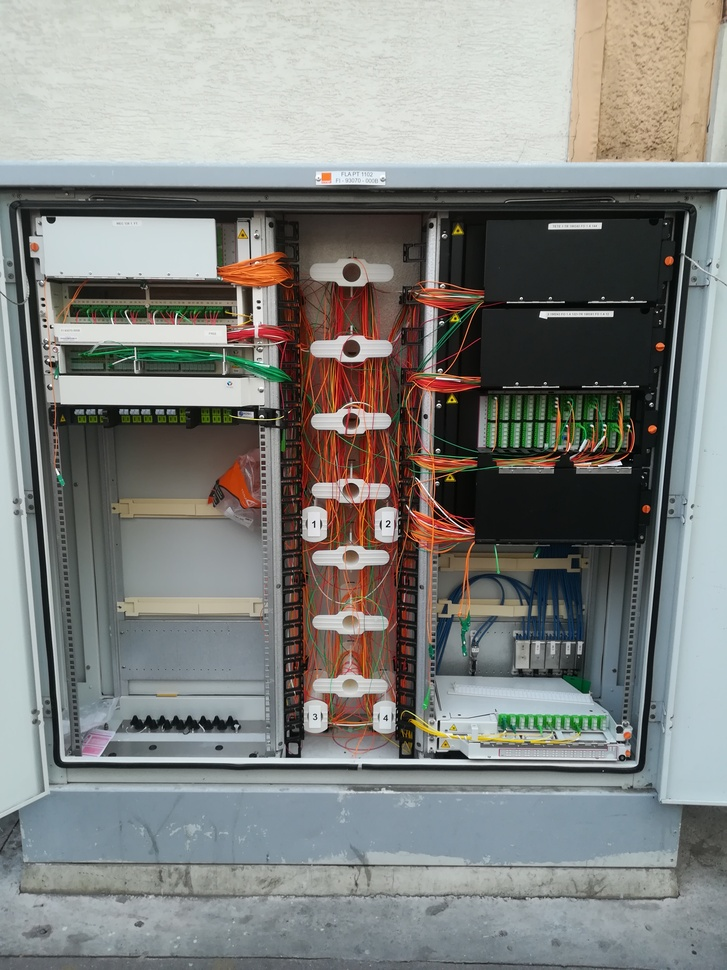
#> input picture Image_processing/data/pmz1.jpg, 727 x 970 px, shrunk from 2976 x 3968 before the run
$ python template_match_bouchons.py
#> lines starting #> are read from the running program, lines starting #| are printed output that depends on the picture; after the words box and inside, x2 and y2 are one past the last pixel; in counts of white or black regions, pixels touching at a corner belong together
"""Watch and add
https://www.pyimagesearch.com/2014/12/22/visual-logging-new-favorite-tool-debugging-opencv-python-apps/
https://www.pyimagesearch.com/2015/01/26/multi-scale-template-matching-using-python-opencv/
 """

import numpy as np
import pandas as pd
import matplotlib.pyplot as plt
import cv2

img_rgb = cv2.imread('data/pmz1.jpg')
#> img_rgb is the input picture: shape (970, 727, 3); mean B, G, R 127.8, 131, 129.5

img_gray = cv2.cvtColor(img_rgb, cv2.COLOR_BGR2GRAY)
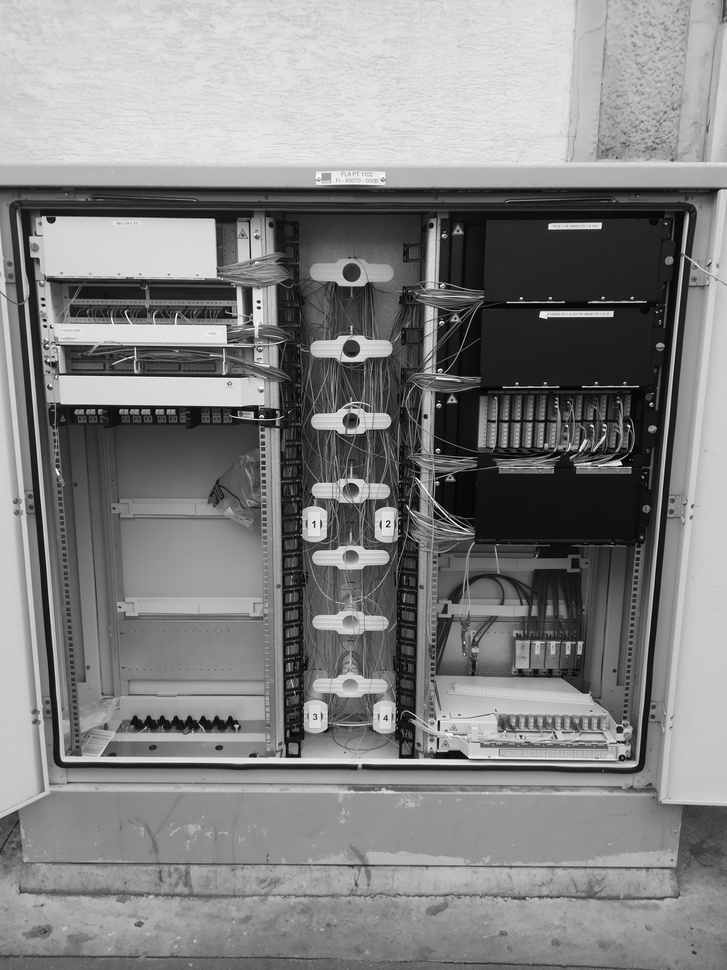
#> img_gray: shape (970, 727); min 0, max 255, mean 130.2

template = cv2.imread('data/panneau_droit.png',0)
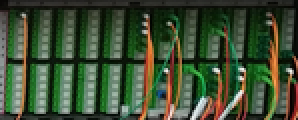
#> input picture Image_processing/data/panneau_droit.png, 149 x 60 px, shrunk from 609 x 247 before the run (shown 2 times larger)
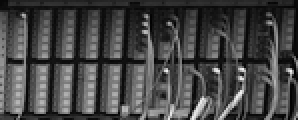
#> template: shape (60, 149) (shown 2 times larger); min 0, max 246, mean 69.5

w, h = template.shape[::-1]
#> w = 149; h = 60

res = cv2.matchTemplate(img_gray, template, cv2.TM_CCOEFF_NORMED)
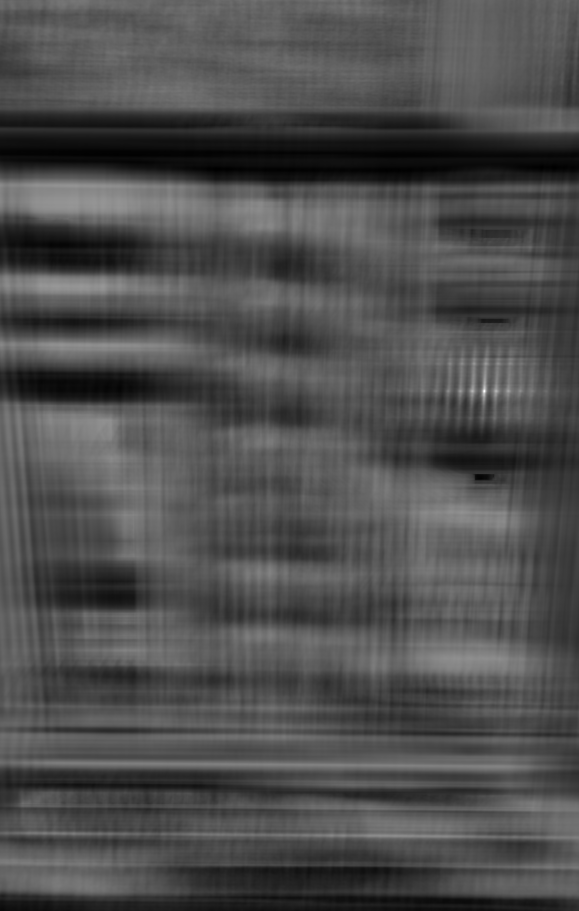
#> res: shape (911, 579) float32; min -0.42, max 0.96, mean 0.00435; drawn with min black and max white
threshold = 0.7
loc = np.where(res >= threshold)
#> loc = ([389, 390, 390, 391, 391, 392], [484, 483, 484, 483, 484, 484])


for p in zip(*loc[::-1]):
    cv2.rectangle(img_rgb, p, (p[0] + w, p[1] + h), (0,255,255), 2)
#> this loop made 6 passes
#> p on passes 1 to 6: (484, 389), (483, 390), (484, 390), (483, 391), (484, 391), (484, 392)
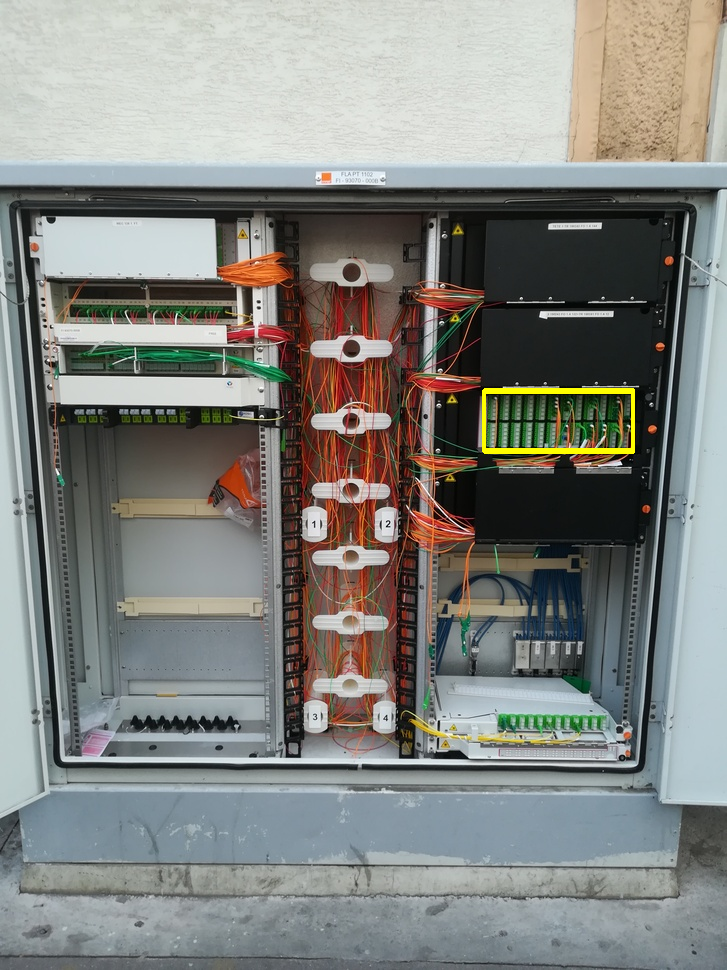
#> img_rgb: shape (970, 727, 3); 0.32% of pixels changed, all inside (x1, y1, x2, y2) = (482, 388, 635, 454)

cv2.imshow('Detected',img_rgb)
cv2.waitKey(0)
cv2.destroyAllWindows()
